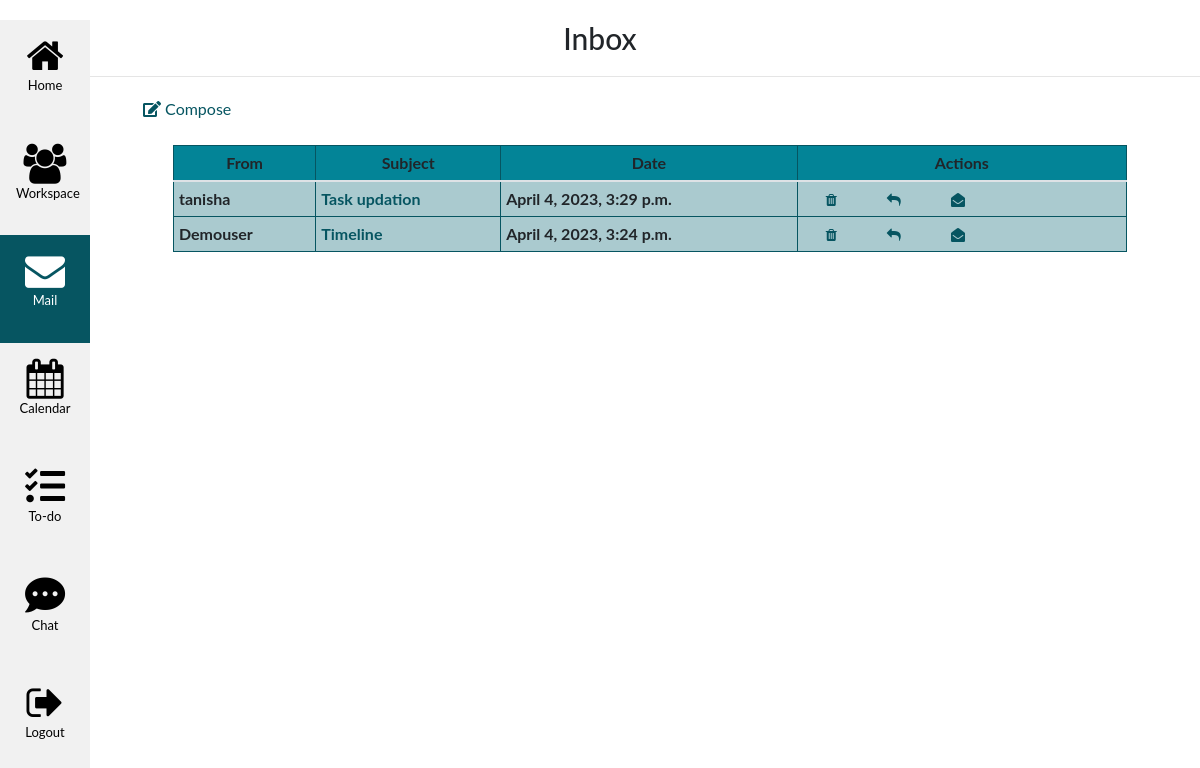
/email/inbox/ (signed in), run on an earlier commit of the app's database.
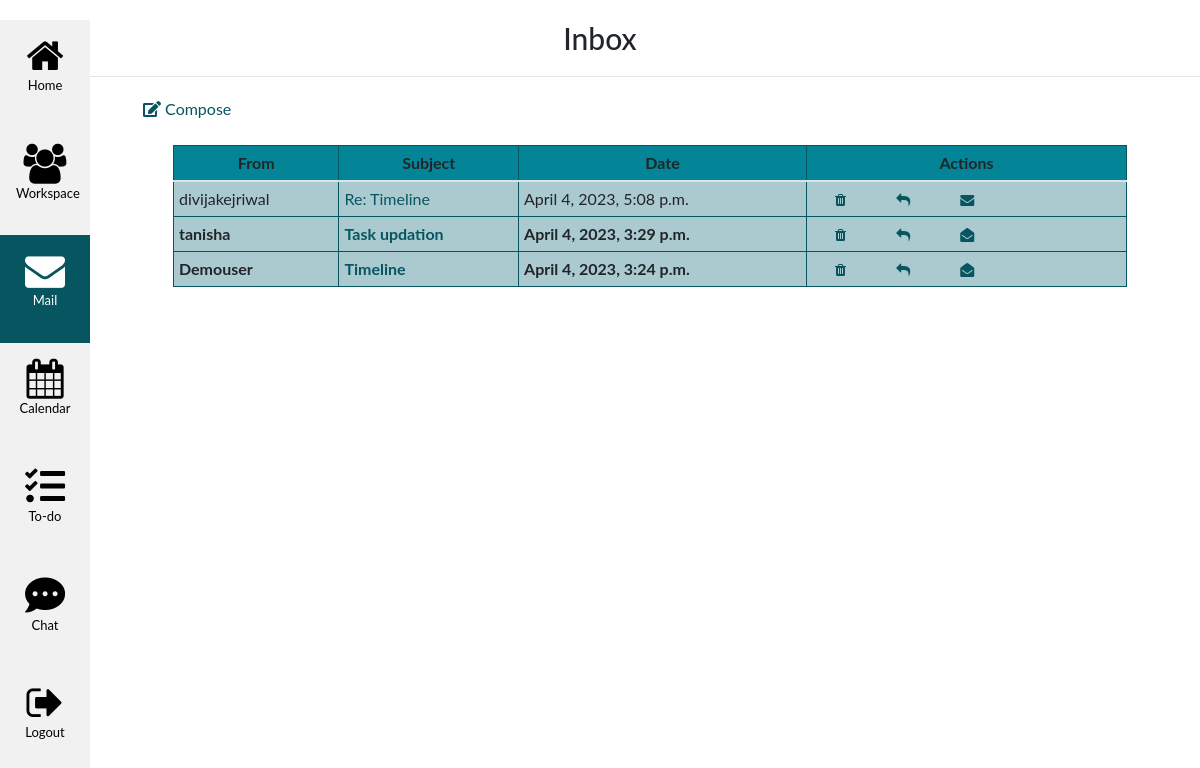
And on a later commit of the database.
### emailapp/models.py (models this page shows)
class Email(models.Model):
    sender = models.ForeignKey(User, on_delete=models.CASCADE, related_name='sent_emails')
    recipient = models.ManyToManyField(User, related_name='received_emails')
    subject = models.CharField(max_length=200)
    body = models.TextField()
    timestamp = models.DateTimeField(auto_now_add=True)
    file = models.FileField(null=True, blank=True, upload_to='attachments/')
    read = models.BooleanField(default=False)

### emailapp/views.py (the view)
# urls.py: path('inbox/', inbox, name='inbox'),
@login_required
def inbox(request):
    received_emails = Email.objects.filter(recipient=request.user).order_by('-timestamp')
    return render(request, 'emailapp/inbox.html', {'received_emails': received_emails})

### templates/emailapp/inbox.html (shortened to what this page needs)
{% extends 'emailapp/base.html' %}
{% block title %}
    Inbox
{% endblock %}
{% block content %}
<div class="content">
<a class="icon-btn btn-info" href="{% url 'send_email' %}"><i class="fas fa-edit"></i>  Compose</a>
<br><br>
    {% if received_emails %}
        <table class="table form-table">
            <thead>
                <tr>
                    <th>From</th>
                    <th>Subject</th>
                    <th>Date</th>
                    <th>Actions</th>
                </tr>
            </thead>
            <tbody>
                {% for email in received_emails %}
                {% if email.read %}
                    <tr>
                        <td>{{ email.sender }}</td>
                        <td><a href="{% url 'email_detail' email.id %}">{{ email.subject }}</a></td>
                        <td>{{ email.timestamp }}</td>
                        <td>
                            <a class="icon-btn btn-sm btn-danger" href="{% url 'delete_email' email.id %}"><i class="fa fa-trash"></i></a>
                            <a class="icon-btn btn-sm btn-info" href="{% url 'reply_email' email.id %}"><i class="fa fa-reply"></i></a>
                            <a class="icon-btn btn-sm btn-info" href="{% url 'mark_as_read_unread' email.id %}"><i class="fa fa-envelope"></i></a>
                        </td>
                    </tr>
                {% else %}
                    <tr>
                        <td><b>{{ email.sender }}</b></td>
                        <td><a href="{% url 'email_detail' email.id %}"><b>{{ email.subject }}</b></a></td>
                        <td><b>{{ email.timestamp }}</b></td>
                        <td>
                            <a class="icon-btn btn-sm btn-danger" href="{% url 'delete_email' email.id %}"><i class="fa fa-trash"></i></a>
                            <a class="icon-btn btn-sm btn-info" href="{% url 'reply_email' email.id %}"><i class="fa fa-reply"></i></a>
                            <a class="icon-btn btn-sm btn-info" href="{% url 'mark_as_read_unread' email.id %}"><i class="fa fa-envelope-open"></i></a>
                        </td>
                    </tr>
                    {% endif %}
                {% endfor %}
            </tbody>
        </table>
    {% else %}
        <p>Your inbox is empty.</p>
    {% endif %}
</div>
{% endblock %}

What changed in the data, as far as the page shows it:
added Email: sender "divijakejriwal", subject "Re: Timeline", timestamp "April 4, 2023, 5:08 p.m."
